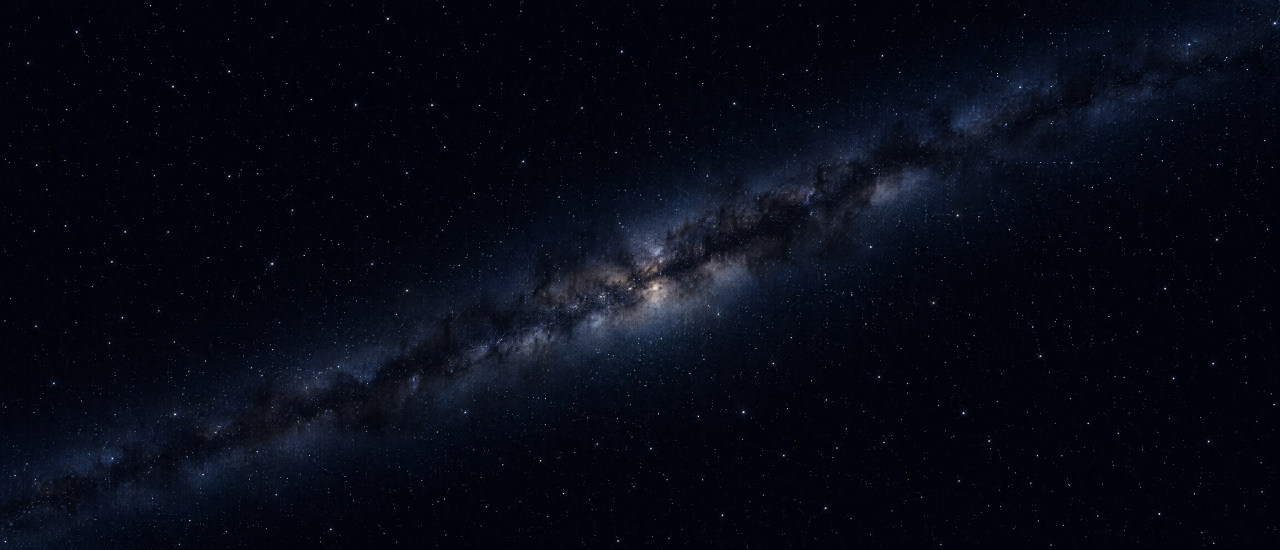
#> input picture tools/sky/mlijecna-staza-izvor.jpg, 3840 x 1648 px (shown at 1/3 size)
$ python build-sky.py
#> lines starting #> are read from the running program, lines starting #| are printed output that depends on the picture; after the words box and inside, x2 and y2 are one past the last pixel; in counts of white or black regions, pixels touching at a corner belong together
#!/usr/bin/env python3
"""Noćno nebo za world3: Mliječna staza (tekstura sjaja i zvijezde pojasa) iz Higgsfield slike + prave zvijezde.

Izvor: tools/sky/mlijecna-staza-izvor.jpg, generirano u Higgsfieldu (GPT Image 2.5, 21:9, 4k), vidi README.md.
Slika nije sferna panorama, pa se ne lijepi na kuglu kao takva:
  1. pojas se izravna (nagib iz težišta svjetline) i izreže vodoravna traka oko njega;
  2. traka se zatvori u krug od 360° galaktičke dužine (krajevi se pretapaju), visina trake = ±LAT° širine;
  3. zvijezde se izdvoje iz trake (vrhovi iznad morfološkog otvaranja) i spreme kao točke: oštre su na svakom
     zaslonu, a tekstura nosi samo mekani sjaj i tamne prašine (može biti niske razlučivosti, 2048 px).
  4. prave zvijezde (Yale Bright Star Catalogue, V < 5,5, bsc5-v55.csv) prevode se u galaktičke koordinate, pa
     zviježđa stoje gdje stoje na nebu, a pojas slike leži na galaktičkom ekvatoru s jezgrom prema Strijelcu.
Okvir neba: x prema središtu Galaktike (l = 0), y prema sjevernom galaktičkom polu, z prema l = 270°.
Izlaz: zaec/assets/img/world/sky-mw.webp (RGB, sjaj iznad crne podloge) i zaec/assets/data/sky-stars.bin:
zaglavlje f32 LAT (polovica visine trake, °) + u32 broj pravih zvijezda; zatim po zvijezdi 6 B (u16 dužina 0…1,
i16 širina, u8 sjaj, u8 boja). Prave zvijezde: širina u ±90°, dužina u okviru neba. Zvijezde pojasa: dužina i
širina unutar trake (0…1, ±LAT). Obje skupine su poredane od najsjajnije, pa lite uzima prefiks.

Upotreba:  python3 tools/sky/build-sky.py [izvor] [zasićenje]
Treba: Pillow, numpy.
"""
import sys
from pathlib import Path

import numpy as np
from PIL import Image, ImageFilter

ROOT = Path(__file__).resolve().parent.parent.parent
src = Path(sys.argv[1]) if len(sys.argv) > 1 else Path(__file__).resolve().parent / 'mlijecna-staza-izvor.jpg'
OUT_TEX = ROOT / 'zaec/assets/img/world/sky-mw.webp'
OUT_STARS = ROOT / 'zaec/assets/data/sky-stars.bin'
TEX_W = 2048
MAX_STARS = 1400  # zvijezde pojasa (prikaz ih ponavlja za svako ponavljanje trake)
SAT = float(sys.argv[2]) if len(sys.argv) > 2 else 1.8  # izvor je gotovo siv: pojas dobiva nešto više boje (plavo, toplo u jezgri)
CATALOG = Path(__file__).resolve().parent / 'bsc5-v55.csv'

im = Image.open(src).convert('RGB')
#> im is the input picture: PIL image 3840x1648 RGB; mean R, G, B 6.2, 10.3, 21.3
W0, H0 = im.size
#> W0 = 3840; H0 = 1648

# 1. nagib pojasa: težište i glavna os svjetline (jako zamućeno, iznad 70. percentila)
small = im.resize((W0 // 4, H0 // 4), Image.BILINEAR).filter(ImageFilter.GaussianBlur(12))
L = np.asarray(small.convert('L')).astype(np.float64)
w = np.clip(L - np.percentile(L, 70), 0, None)
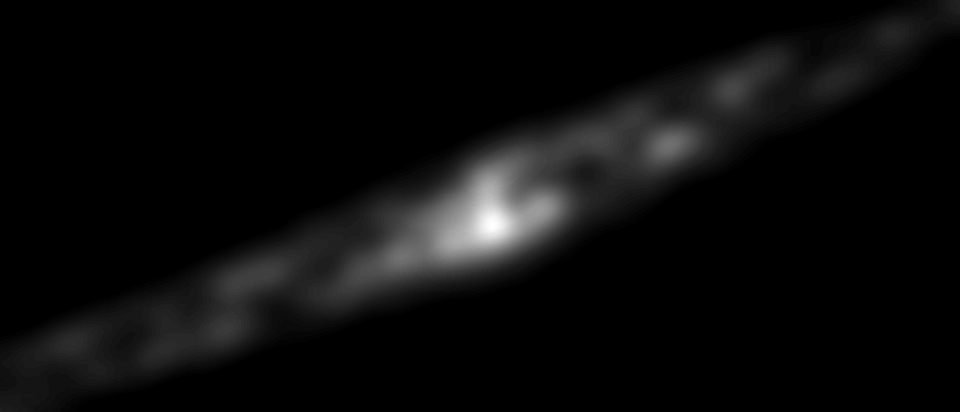
#> w: shape (412, 960) float64; min 0, max 76, mean 3.6; drawn with min black and max white
ys, xs = np.indices(L.shape)
S = w.sum()
#> S = 1406563
mx, my = (w * xs).sum() / S, (w * ys).sum() / S
#> mx = 474.8; my = 212.6
cxx = (w * (xs - mx) ** 2).sum() / S
#> cxx = 35592.6
cyy = (w * (ys - my) ** 2).sum() / S
#> cyy = 6233
cxy = (w * (xs - mx) * (ys - my)).sum() / S
#> cxy = -13776
ang = 0.5 * np.degrees(np.arctan2(2 * cxy, cxx - cyy))
#> ang = -21.59

rot = im.rotate(ang, resample=Image.BICUBIC, center=(mx * 4, my * 4), expand=False)
valid = np.asarray(Image.new('L', im.size, 255).rotate(ang, resample=Image.NEAREST, center=(mx * 4, my * 4))) > 0
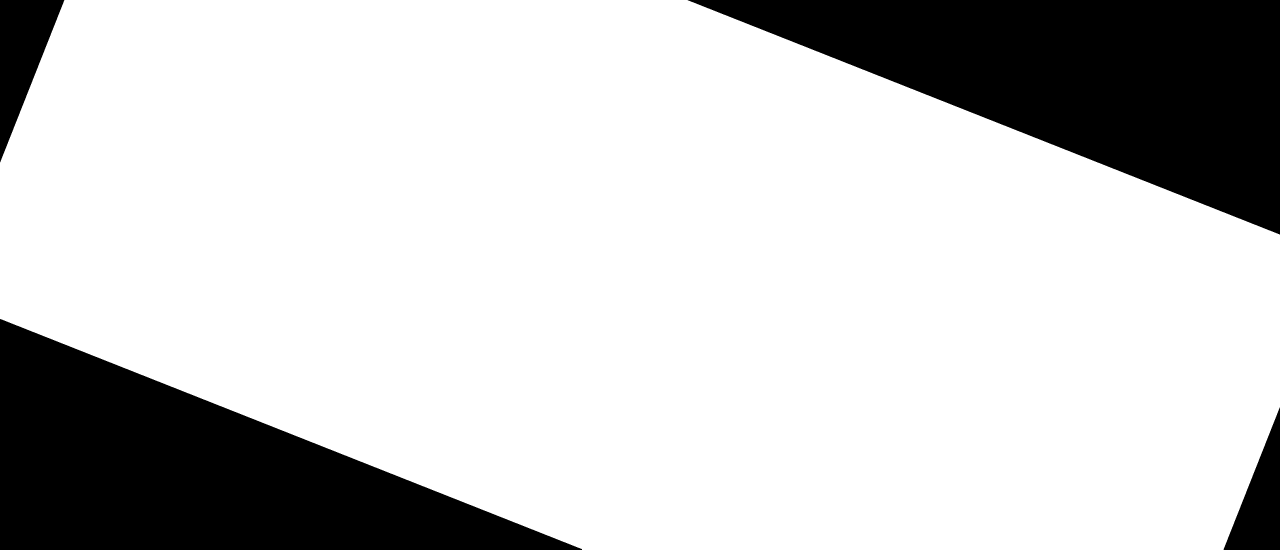
#> valid: shape (1648, 3840) bool (shown at 1/3 size); 79.2% white; 4 black regions, box (x1, y1, x2, y2) and area: (2063, 0, 3840, 704) 625808, (0, 957, 1746, 1648) 604128, (0, 0, 193, 487) 47191, (3671, 1222, 3840, 1648) 36156

# 2. traka: redovi oko središta pojasa u kojima je širina potpuno valjana; uzima se najduži zajednički raspon stupaca
cy = int(round(my * 4))
#> cy = 851
half = int(H0 * 0.13)
#> half = 214
rows = valid[cy - half:cy + half]
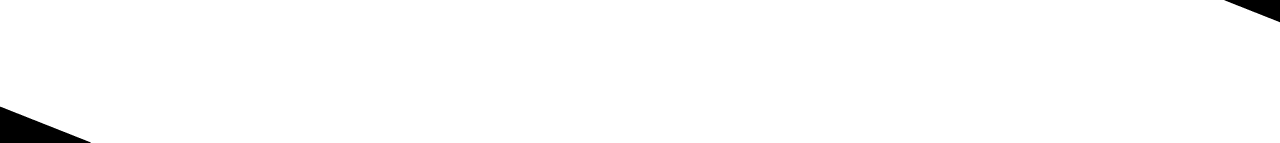
#> rows: shape (428, 3840) bool (shown at 1/3 size); 98.8% white; 2 black regions, box (x1, y1, x2, y2) and area: (0, 320, 273, 428) 14868, (3673, 0, 3840, 67) 5633
cols = np.where(rows.all(axis=0))[0]
#> cols = 3400 values from 273 to 3672
x0, x1 = cols[0] + 2, cols[-1] - 2
#> x0 = 275; x1 = 3670
strip = np.asarray(rot).astype(np.float32)[cy - half:cy + half, x0:x1]
Hs, Ws = strip.shape[:2]
#> Hs = 428; Ws = 3395

# zvijezde od sjaja: otvaranje (min pa max) briše točke do ~5 px, ostaje maglica i prašina
def opening(arr, k):
#> called with k = 5
    img = Image.fromarray(np.clip(arr, 0, 255).astype(np.uint8))
    return np.asarray(img.filter(ImageFilter.MinFilter(k)).filter(ImageFilter.MaxFilter(k))).astype(np.float32)

# kvadratni prozor otvaranja ostavlja mrlje, pa se sjaj još zamućuje (pojas je ionako mekan)
glow = np.stack([np.asarray(Image.fromarray(np.clip(opening(strip[..., c], 5), 0, 255).astype(np.uint8)).filter(ImageFilter.GaussianBlur(4))).astype(np.float32) for c in range(3)], -1)
lum = strip.mean(-1)
top = lum - opening(lum, 7)

# 3. zvijezde: lokalni vrhovi gornjeg šešira
pk = np.asarray(Image.fromarray(np.clip(top, 0, 255).astype(np.uint8)).filter(ImageFilter.MaxFilter(5))).astype(np.float32)
cand = (top >= pk) & (top > 14)
#> cand: shape (428, 3395) bool; 2.8% white in thin lines or dots
cand[:4] = cand[-4:] = False
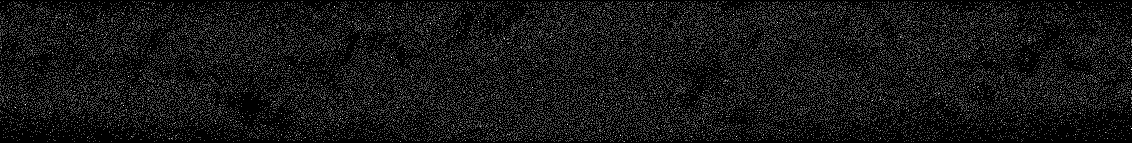
#> cand: shape (428, 3395) bool (shown at 1/3 size); 2.8% white in thin lines or dots
cand[:, :4] = cand[:, -4:] = False
#> cand: shape (428, 3395) bool; 2.8% white in thin lines or dots
py, px = np.nonzero(cand)
val = top[py, px]
order = np.argsort(-val)
py, px, val = py[order], px[order], val[order]
# boja: omjer plavog i crvenog u jezgri (0 = toplo, 255 = hladno)
r = strip[py, px, 0] + 1
b = strip[py, px, 2] + 1
temp = np.clip((np.log(b / r) + 0.35) / 0.9, 0, 1)

# 4. zatvaranje kruga: zadnji dio trake se pretapa u prvi, pa je duljina N = Ws - OV
OV = int(Ws * 0.12)
#> OV = 407
N = Ws - OV
#> N = 2988
t = np.linspace(0, 1, OV)[None, :, None]
#> t = 407 values from 0 to 1
ring = glow[:, :N].copy()
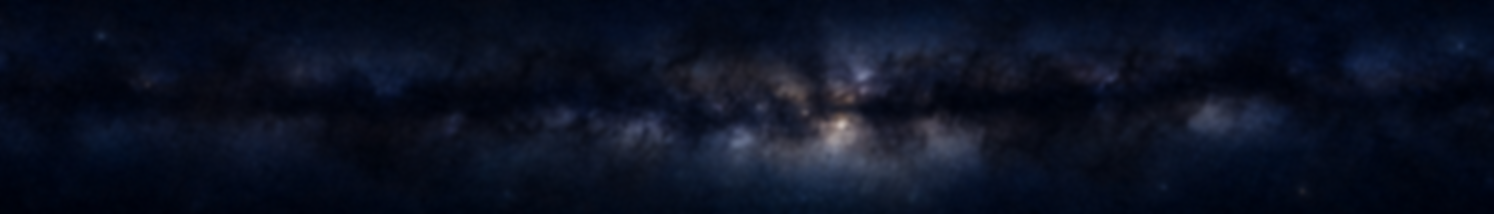
#> ring: shape (428, 2988, 3) float32 (shown at 1/2 size); mean R, G, B 11.2, 17.2, 33.3
ring[:, :OV] = glow[:, N:N + OV] * (1 - t) + glow[:, :OV] * t
deg_px = 360.0 / N
#> deg_px = 0.12
LAT = half * deg_px  # polovica visine trake u stupnjevima
#> LAT = 25.78

# zvijezde u pretopu: zadrži samo one iz jednog izvora (prema težini pretopa), bez udvostručenja
keep = (px < N) | (np.random.default_rng(7).random(px.size) > (px - N) / OV)
keep &= ~((px < OV) & (np.random.default_rng(8).random(px.size) > px / OV))
py, px, val, temp = py[keep], px[keep], val[keep], temp[keep]
px = np.where(px >= N, px - N, px)
py, px, val, temp = py[:MAX_STARS], px[:MAX_STARS], val[:MAX_STARS], temp[:MAX_STARS]
#> py = 1400 values, max 423 at index 306, min 4 at index 21, mean 216.3; px = 1400 values, max 2982 at index 613, min 2 at index 739, mean 1494; val = 1400 values, max 253 at index 0, min 92.67 at index 1398, mean 139.8; temp = 1400 values, max 0.877 at index 1210, min 0.247 at index 1356, mean 0.592

# podloga: crna razina slike se oduzima (nebo izvan pojasa ne smije sivjeti), prema rubovima trake sjaj nestaje
bg = np.percentile(ring.reshape(-1, 3), 35, axis=0)
#> bg = [4, 10, 25]
ring = np.clip(ring - bg, 0, None)
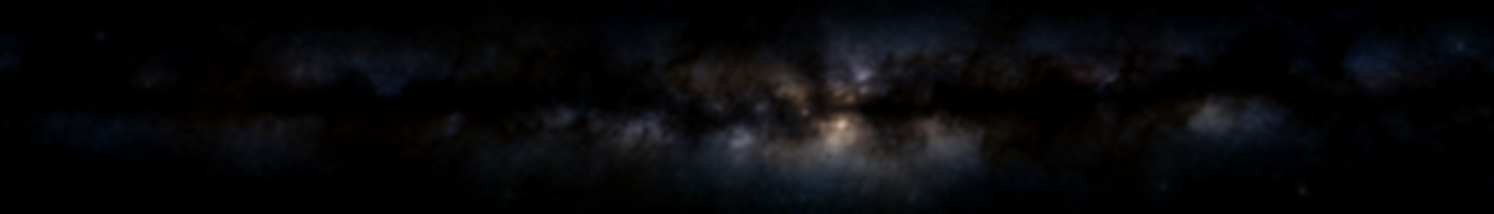
#> ring: shape (428, 2988, 3) float64 (shown at 1/2 size); mean R, G, B 7.8, 8, 9.8
v = np.linspace(-1, 1, Hs)[:, None, None]
#> v = 428 values from -1 to 1
ring *= (1 - np.clip((np.abs(v) - 0.55) / 0.45, 0, 1) ** 2 * 1.0) ** 2
gain = 255.0 / max(1.0, np.percentile(ring, 99.95))
#> gain = 1.92
tex = Image.fromarray(np.clip(ring * gain, 0, 255).astype(np.uint8))
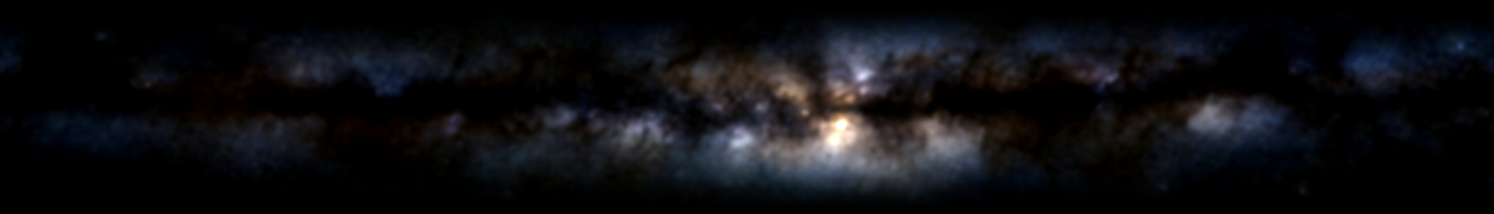
#> tex: PIL image 2988x428 RGB (shown at 1/2 size); mean R, G, B 14, 14.2, 17.1
TEX_H = int(round(TEX_W * Hs / N / 4)) * 4
tex = tex.resize((TEX_W, TEX_H), Image.LANCZOS).filter(ImageFilter.GaussianBlur(0.6))
#> tex: PIL image 2048x292 RGB
a = np.asarray(tex).astype(np.float32)
gray = a.mean(-1, keepdims=True)
tex = Image.fromarray(np.clip(gray + (a - gray) * SAT, 0, 255).astype(np.uint8))
OUT_TEX.parent.mkdir(parents=True, exist_ok=True)
tex.save(OUT_TEX, 'WEBP', quality=82, method=6)

lon = (px + 0.5) / N  # 0…1
#> lon = 1400 values, max 0.998 at index 613, min 0.000837 at index 739, mean 0.5
lat = (0.5 - (py + 0.5) / Hs) * 2  # -1…1 unutar ±LAT
#> lat = 1400 values, max 0.979 at index 21, min -0.979 at index 306, mean -0.0131
mag = np.clip(val / np.percentile(val, 99.5), 0, 1) ** 0.75 * 0.6  # pojas je pozadina: prave zvijezde su sjajnije
#> mag = 1400 values, max 0.6 at index 0, min 0.285 at index 1398, mean 0.385
rec = np.zeros(lon.size, dtype=[('lon', '<u2'), ('lat', '<i2'), ('mag', 'u1'), ('tmp', 'u1')])
rec['lon'] = np.round(lon * 65535)
rec['lat'] = np.round(lat * 32767)
rec['mag'] = np.round(mag * 255)
rec['tmp'] = np.round(temp * 255)
OUT_STARS.parent.mkdir(parents=True, exist_ok=True)
# 5. prave zvijezde: ekvatorske J2000 → galaktičke (IAU), pa u okvir neba (dužina = −l)
#> (the run stopped early here; a loop or call above may not have finished)
